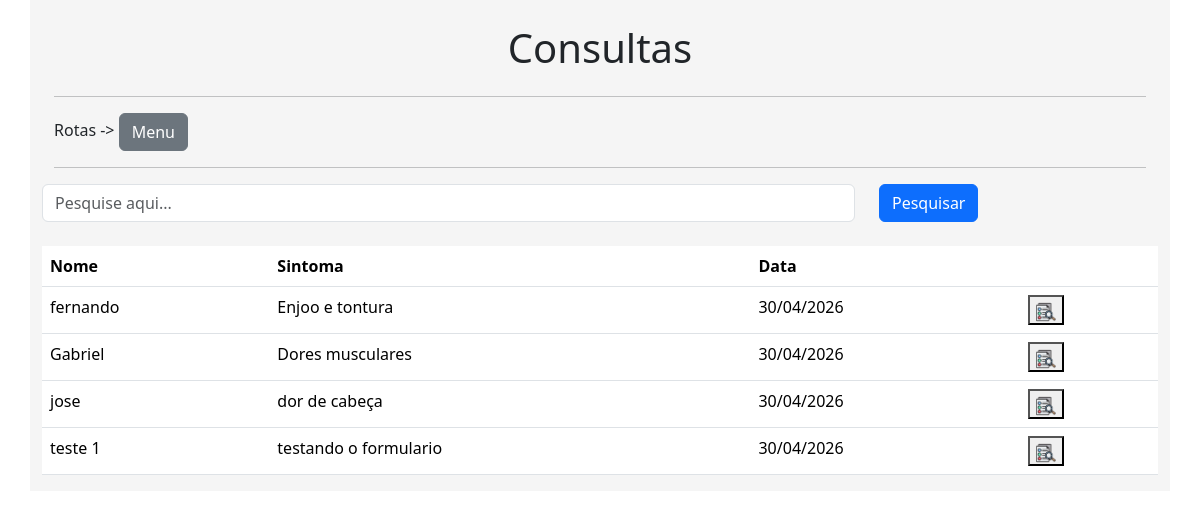
The app's page /consulta/lista, older data.
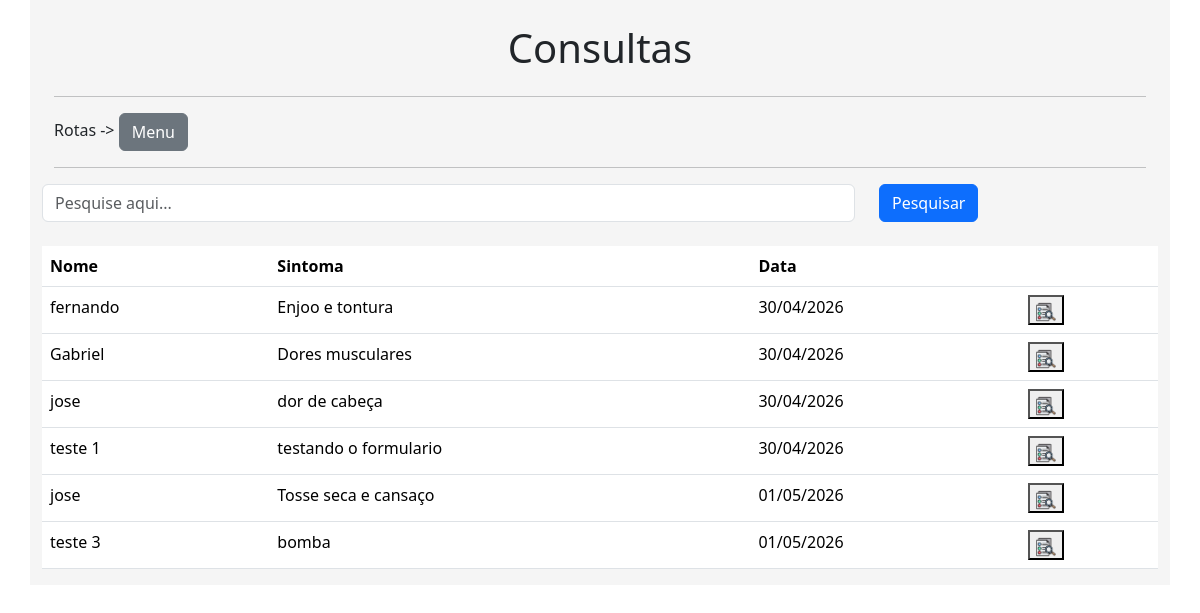
The same page, newer data.
### usb/models.py (models this page shows)
class Sintomas(db.Model): # estrutura da tabela
    id = db.Column(db.Integer, primary_key = True)
    nome = db.Column(db.String, nullable = True)
    sintomas = db.Column(db.String, nullable = True)
    data_envio = db.Column(db.DateTime, default = datetime.utcnow()) # utc - now, o utc entende que de qualquer lugar vai ser um horario universal
    status = db.Column(db.String, default="Enviado")
    diagnosticos = db.relationship('Diagnosticos', backref='diagnostico', lazy=True)

### usb/views.py (the view)
@app.route('/consulta/lista', methods=['GET', 'POST'])
def ConsultaLista():
    busca = ""
    if request.method == 'GET':
        busca = request.args.get('busca', "") # retirando o dado de busca
    dados = Sintomas.query.order_by('data_envio') # para orderby para ordenar com base em uma coluna
    if busca != "": # vendo se é diferente de vazio
        dados = dados.filter_by(nome = busca) # filtrando a pesquisa
    context = { 'dados' : dados.all() } # retornando os valores pesquisados do banco
    form = DiagnosticoForm()
    if form.validate_on_submit():
        form.save(current_user.id)
        return redirect(url_for('ConsultaLista'))
    return render_template('consultas.html', context=context, form=form)

### usb/forms.py (shortened to what this page needs)
class DiagnosticoForm(FlaskForm):
    resposta = StringField('Diagnostico', validators=[DataRequired()])
    relatorio = FileField('Relatorio/PDF', validators=[ DataRequired(), FileAllowed(['png', 'pdf', 'jpg'])]) # criando o campo
    btnsubmit = SubmitField('Enviar')

### usb/templates/consultas.html (shortened to what this page needs)
{% extends 'base.html' %}
{% block content %}
    <div class="row justify-content-center">
        <div class="col-12 mt-4">
            <h1 style="text-align: center;">Consultas</h1>
        </div>
    </div>
    {% include 'rotas.html' %}
    <div class="row">
        <form action="" method="get" class="row">
            <div class="col-9">
                <input type="text" name="busca" id="" class="form-control" placeholder="Pesquise aqui...">
            </div>
            <div class="col-3">
                <button type="submit" class="btn btn-primary">Pesquisar</button>
            </div>
        </form>
        <div class="col-12 mt-4">
            <table class="table">
                <thead>
                    <tr>
                        <th>Nome</th>
                        <th>Sintoma</th>
                        <th>Data</th>
                        <th></th>
                    </tr>
                </thead>
                <tbody>
                    {% for linha in context['dados'] %}
                    <tr>
                        <td>{{ linha.nome }}</td>
                        <td>{{ linha.sintomas }}</td>
                        <td>{{ linha.data_envio.strftime('%d/%m/%Y') }}</td>
                        <td>
                            <button type="button" data-bs-toggle="modal" data-bs-target="#detalhes{{ linha.id }}"><img src="{{ url_for('static', filename='img/icone_detail.png')}}" style="max-width: 20px;"></button>
                        </td>
                    </tr>
                    {% endfor %}
                </tbody>
            </table>
        </div>
    </div>
{% endblock %}

Row changes from the older to the newer data that the page shows:
added Sintomas: nome "jose", sintomas "Tosse seca e cansaço", data_envio "01/05/2026"
added Sintomas: nome "teste 3", sintomas "bomba", data_envio "01/05/2026"
